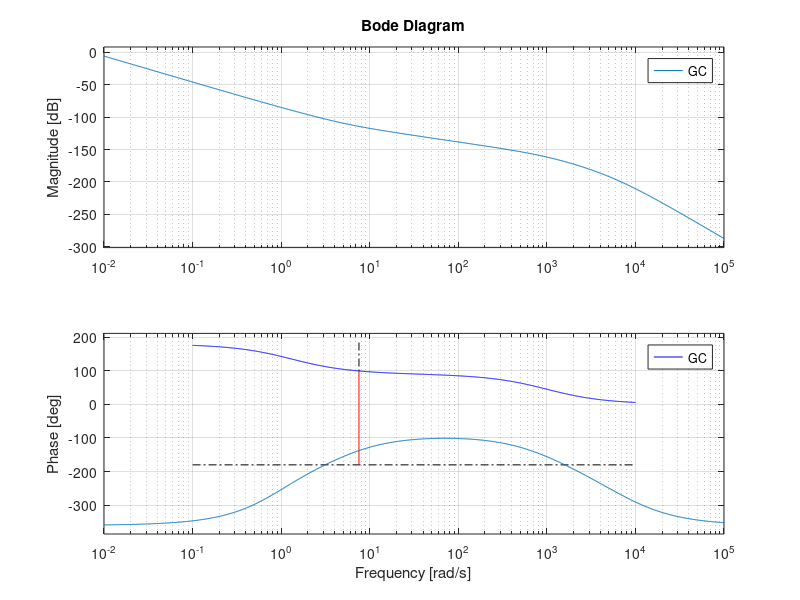
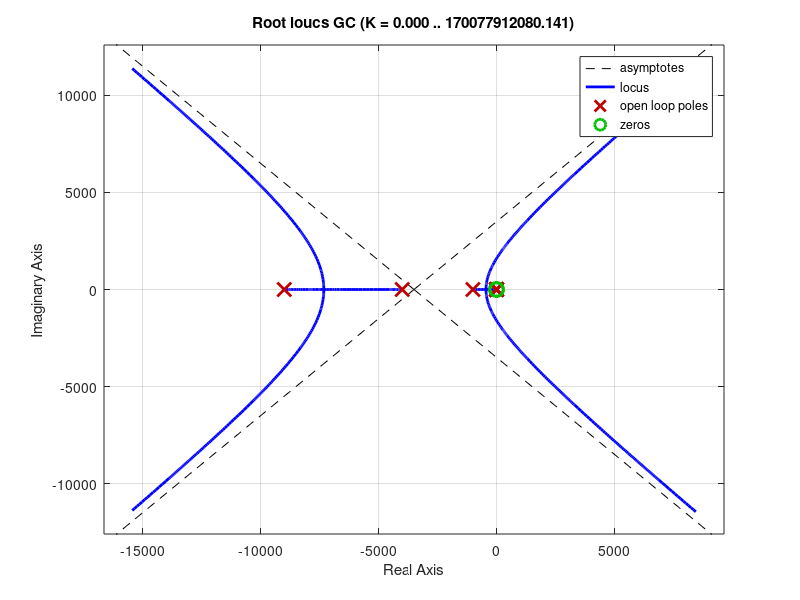
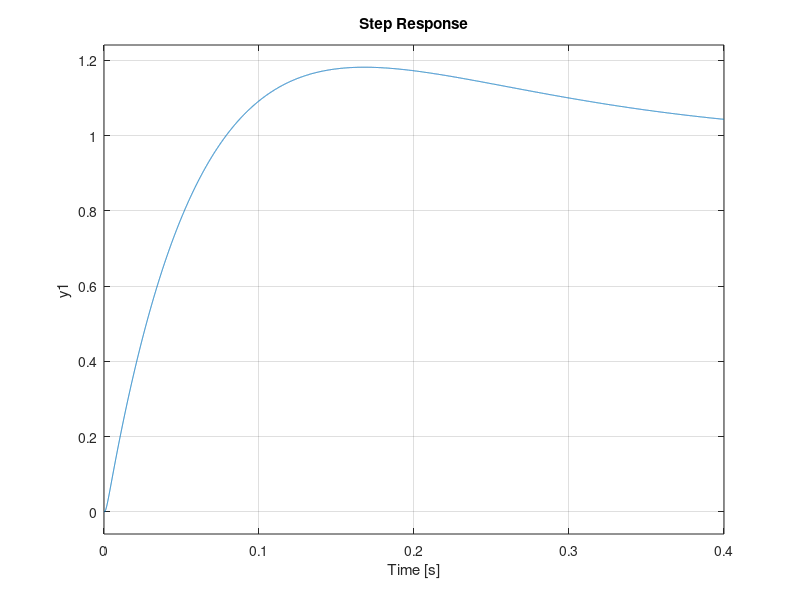

These figures' MATLAB source, in order:
clear
clc
close all

%###Inertia Calculation
a = 10/100.;
m = 3;
I = (m/12.)*(a^2+a^2);
disp(I);
%###Plant Dynamics
G = tf([1],[0.003,0,0])

%###Actuator Dynamics
time_constant = 1/1.316
sig = 1/time_constant;
A = tf([sig],[1,sig])

%###Sensor Dynamics
time_constantH = 1/1000.
sigH = 1/time_constantH;
H = tf([sigH],[1,sigH])

%###Open Loop System
GOL = A*G*H

bode(GOL)
margin(GOL)
hold on

%##Design your compensator
C = zpk([-1,-1.1,-5],[-4000,-9000,1],1)

%###Plant with Compensation
GC = C*GOL
bode(GC)
[gm,pm,wgm,wpm]=margin(GC);

figure()
rlocus(GC)

%%%Closed Loop System
k = 1.9e6;
GCL = k*GC/(1+k*GC)

figure()
step(GCL)
